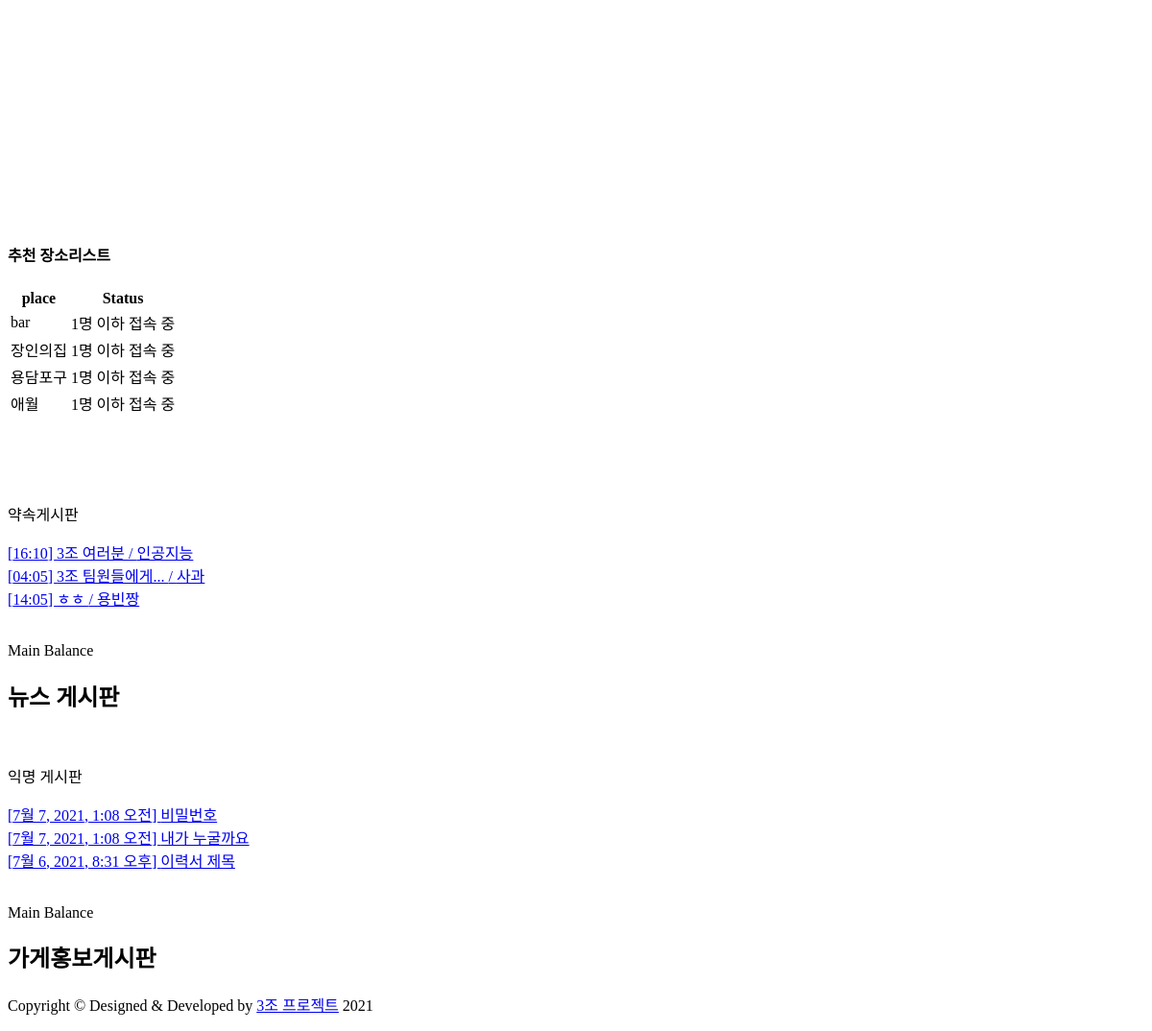
Page /firstapp/ (lower part) on the earlier database version.
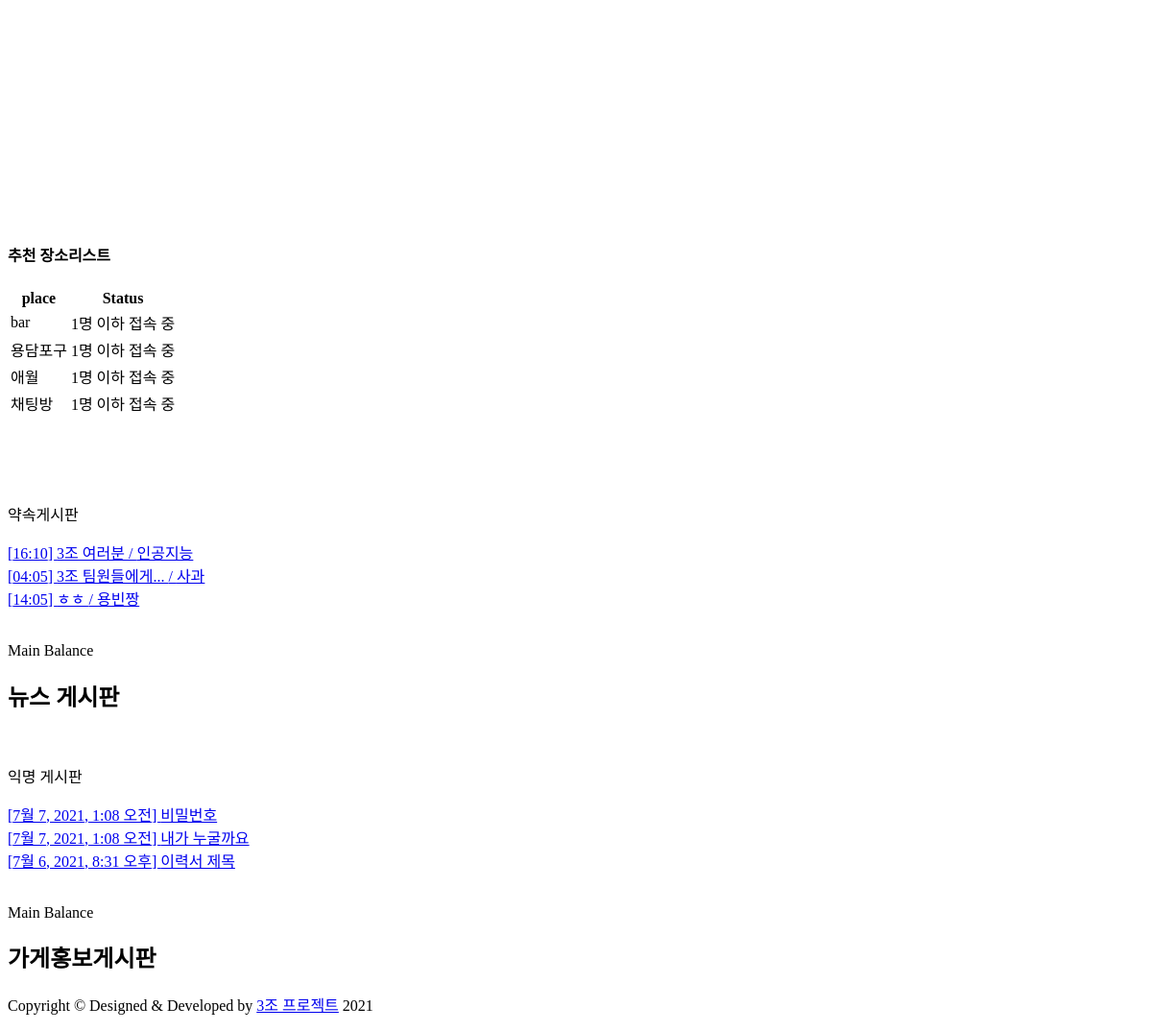
Same page on the later database version.
### board/models.py (models this page shows, shortened)
class Usercount(models.Model):
    roomName = models.CharField(max_length=100, primary_key=True)
    roomUrl = models.CharField(max_length=100)
    userCount = models.IntegerField()

class Promise(models.Model):
    member = models.ForeignKey(Member, on_delete=models.CASCADE)
    title = models.TextField(max_length=100)
    contents = models.TextField(null=True)
    time = models.TextField(null=True)
    type = models.TextField(null=True)
    name = models.CharField(max_length=50)

class B_list_write(models.Model):
    member = models.ForeignKey(Member, on_delete=models.CASCADE)
    title = models.TextField(max_length=100)
    contents = models.TextField()
    date = models.DateTimeField(null=True, blank=True)

### firstapp/views.py (the view)
# urls.py: path('', views.index, name='index'),
def index(request):
    promise = Promise.objects.order_by('-id')[:3]
    anonymous = B_list_write.objects.order_by('-id')[:3]
    user_num =  Usercount.objects.order_by('-userCount')[:4]
    context = {
        'promise': promise,
        'anonymous': anonymous,
        'user_num': user_num,
    }
    return render(request, 'firstapp/메인.html', context)

### templates/firstapp/메인.html (shortened to what the changed rows need)
{% load static %}
<!DOCTYPE html>
<html lang="en">
<head>
  <link rel="stylesheet" href="/static/vendor/chartist/css/chartist.min.css" />
  <link href="/static/vendor/bootstrap-select/dist/css/bootstrap-select.min.css" rel="stylesheet" />
  <link href="/static/vendor/owl-carousel/owl.carousel.css" rel="stylesheet" />
  <link href="/static/css/style.css" rel="stylesheet" />
</head>
<body>
  <div id="main-wrapper">
    <div class="content-body">
      <div class="container-fluid">
        <div class="row">
          <div class="col-lg-4">
            <div class="card">
              <div class="card-body">
                <div class="table-responsive">
                  <table class="table table-hover">
                    <thead>
                      <tr>
                        <th>place</th>
                        <th>Status</th>
                      </tr>
                    </thead>
                    <tbody>
                      {% if user_num %}
                      {% for c in user_num %}
                      <tr onClick="window.open('/chat/{{c.roomUrl}}')" style="cursor:pointer;">
                        <td>
                          <span>{{c.roomName}}</span>
                        </td>
                        <td>
                          {% if c.userCount > 10 %}
                          <span class="badge light badge-danger">{{c.userCount}}명 접속 중</span>
                          {% elif c.userCount > 5  %}
                          <span class="badge light badge-info">{{c.userCount}}명 접속 중</span>
                          {% elif c.userCount > 1  %}
                          <span class="badge light badge-success">{{c.userCount}}명 접속 중</span>
                          {% else %}
                          <span class="badge light badge-dark">1명 이하 접속 중</span>
                          {% endif %}
                        </td>
                      </tr>
                      {% endfor %}
                      {% endif %}
                    </tbody>
                  </table>
                </div>
              </div>
            </div>
          </div>
          <br /><br /><br />
          <div class="col-xxl-12">
            <div class="row">
              <div class="col-sm-6">
                <div class="card-bx stacked card">
                  <div class="card-info">
                    <div class="d-flex justify-content-left">
                      <tbody>
                        {% if promise %}
                        <div class="Column">
                          {% for p in promise %}
                          <a class="text-white mb-3 font-w400" href="../../../board/promise_read/{{p.id}}">[{{p.time}}]
                            {{p.title}} / {{p.name}}</a><br />
                          {% endfor %}
                        </div>
                        {% endif %}
                      </tbody>
                    </div>
                  </div>
                </div>
              </div>
              <div class="col-sm-6">
                <div class="card-bx stacked card">
                  <div class="card-info">
                    <div class="d-flex justify-content-center">
                      <h2 class="num-text text-white mb-5 font-w600">
                        뉴스 게시판
                      </h2>
                    </div>
                  </div>
                </div>
              </div>
              <div class="col-sm-6">
                <div class="card-bx stacked card">
                  <div class="card-info">
                    <div class="d-flex justify-content-left">
                      <tbody>
                        {% if anonymous %}
                        <div class="Column">
                          {% for a in anonymous %}
                          <a class="text-white mb-3 font-w400" href="../../../board/board_read/{{a.id}}">[{{a.date}}]
                            {{a.title}}</a><br />
                          {% endfor %}
                        </div>
                        {% endif %}
                      </tbody>
                    </div>
                  </div>
                </div>
              </div>
              <div class="col-sm-6">
                <div class="card-bx stacked card">
                  <div class="card-info">
                    <div class="d-flex justify-content-center">
                      <h2 class="num-text text-white mb-5 font-w600">
                        가게홍보게시판
                      </h2>
                    </div>
                  </div>
                </div>
              </div>
            </div>
          </div>
        </div>
      </div>
    </div>
  </div>
</body>
</html>

Differences in the rows shown:
no longer on this page (row edited): Usercount: roomName "장인의집", userCount "1명 이하 접속 중"
now on this page (row unchanged): Usercount: roomName "채팅방", userCount "1명 이하 접속 중"
